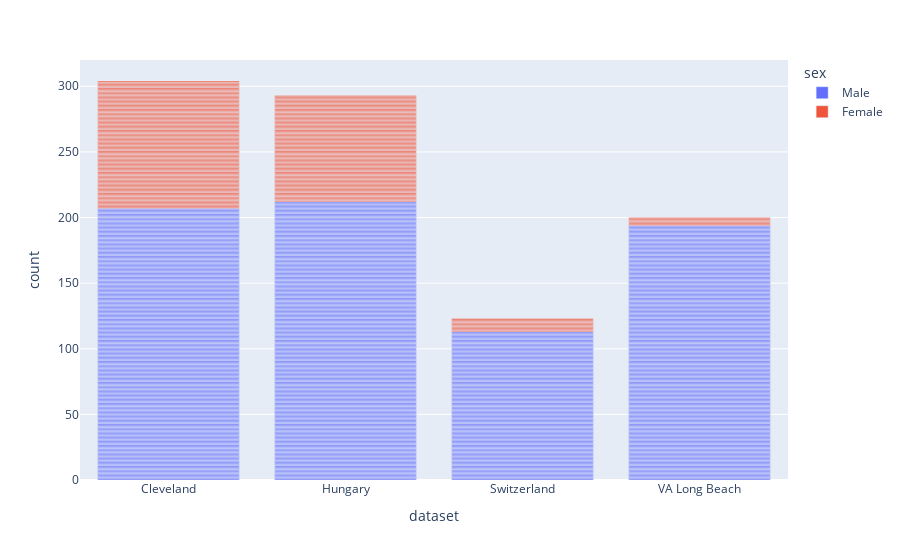

Notebook source saved alongside this figure:
### Code cell
# make a count plot of the dataset with respect to sex:

plt.figure(figsize=(10, 6))
fig = px.bar(df, x='dataset', color= 'sex')
fig.show()

# plot the same thing using seaborn using red color:

plt.figure(figsize=(15, 8))
sns.countplot(data=df, x='dataset', hue= 'sex', palette='Reds')
plt.title("Dataset Distribution with respect to sex")
plt.show()

### Figure 1 — Plotly figure (JSON) as saved in the notebook; plotly's stock layout.template omitted (floating-point values rounded to 4 significant figures; data arrays with more than 128 entries replaced by an {"elided": "..."} marker saying what was removed)
{"data": [{"alignmentgroup": "True", "hovertemplate": "sex=Male<br>dataset=%{x}<br>count=%{y}<extra></extra>", "legendgroup": "Male", "marker": {"color": "#636efa", "pattern": {"shape": ""}}, "name": "Male", "offsetgroup": "Male", "orientation": "v", "showlegend": true, "textposition": "auto", "type": "bar", "x": {"elided": "726 str values"}, "xaxis": "x", "y": {"elided": "726 int values"}, "yaxis": "y"}, {"alignmentgroup": "True", "hovertemplate": "sex=Female<br>dataset=%{x}<br>count=%{y}<extra></extra>", "legendgroup": "Female", "marker": {"color": "#EF553B", "pattern": {"shape": ""}}, "name": "Female", "offsetgroup": "Female", "orientation": "v", "showlegend": true, "textposition": "auto", "type": "bar", "x": {"elided": "194 str values"}, "xaxis": "x", "y": {"elided": "194 int values"}, "yaxis": "y"}], "layout": {"barmode": "relative", "legend": {"title": {"text": "sex"}, "tracegroupgap": 0}, "margin": {"t": 60}, "xaxis": {"anchor": "y", "domain": [0, 1], "title": {"text": "dataset"}}, "yaxis": {"anchor": "x", "domain": [0, 1], "title": {"text": "count"}}}}
